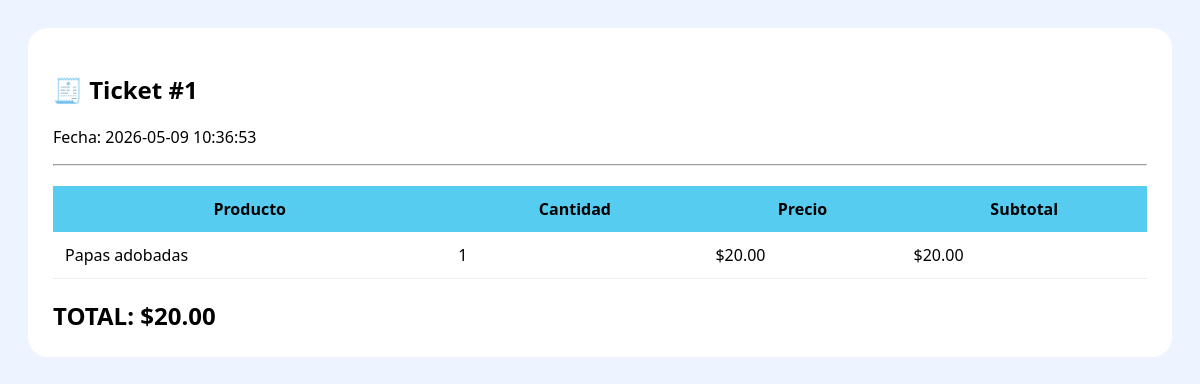
Page /ventas/detalle_ticket.php?id=1 on the committed database.
### tables this page shows
CREATE TABLE `ventas` (
  `id` int(11) NOT NULL,
  `fecha` datetime DEFAULT current_timestamp(),
  `total` decimal(10,2) DEFAULT NULL,
  `recibido` decimal(10,2) DEFAULT 0.00,
  `cambio` decimal(10,2) DEFAULT 0.00,
  `usuario_id` int(11) DEFAULT NULL,
  `metodo_pago` varchar(50) DEFAULT 'efectivo'
);

CREATE TABLE `detalle_venta` (
  `id` int(11) NOT NULL,
  `venta_id` int(11) DEFAULT NULL,
  `producto_id` int(11) DEFAULT NULL,
  `cantidad` int(11) DEFAULT NULL,
  `precio` decimal(10,2) DEFAULT NULL,
  `subtotal` decimal(10,2) DEFAULT NULL
);

CREATE TABLE `productos` (
  `id` int(11) NOT NULL,
  `codigo_barras` varchar(50) DEFAULT NULL,
  `nombre` varchar(150) NOT NULL,
  `descripcion` text DEFAULT NULL,
  `precio_compra` decimal(10,2) DEFAULT NULL,
  `precio_venta` decimal(10,2) DEFAULT NULL,
  `stock` int(11) DEFAULT 0,
  `categoria_id` int(11) DEFAULT NULL
);

### ventas/detalle_ticket.php (the view, shortened to what this page needs)
<?php
include("../config/db.php");
$id = $_GET['id'];
$venta = $conexion->prepare("
SELECT *
FROM ventas
WHERE id = ?
");
$venta->execute([$id]);
$venta = $venta->fetch();
$detalle = $conexion->prepare("
SELECT
    detalle_venta.*,
    productos.nombre
FROM detalle_venta
INNER JOIN productos
ON detalle_venta.producto_id = productos.id
WHERE venta_id = ?
");
$detalle->execute([$id]);
$productos = $detalle->fetchAll();
?>
<!DOCTYPE html>
<html lang="es">
<head>
</head>
<body>
<div class="card">
<h2>
🧾 Ticket #<?php echo $venta['id']; ?>
</h2>
<p>
Fecha:
<?php echo $venta['fecha']; ?>
</p>
<hr>
<table>
<thead>
<tr>
    <th>Producto</th>
    <th>Cantidad</th>
    <th>Precio</th>
    <th>Subtotal</th>
</tr>
</thead>
<tbody>
<?php foreach($productos as $p): ?>
<tr>
<td>
    <?php echo $p['nombre']; ?>
</td>
<td>
    <?php echo $p['cantidad']; ?>
</td>
<td>
    $<?php echo number_format($p['precio'],2); ?>
</td>
<td>
    $<?php echo number_format($p['subtotal'],2); ?>
</td>
</tr>
<?php endforeach; ?>
</tbody>
</table>
<div class="total">
TOTAL:
$<?php echo number_format($venta['total'],2); ?>
</div>
</div>
</body>
</html>

### ventas/detalle_ticket.php (style rules this page uses)
body { font-family:'Segoe UI'; background:#eef4ff; padding:20px; }
.card { background:white; padding:25px; border-radius:20px; }
table { width:100%; border-collapse:collapse; margin-top:20px; }
table th { background:#55ccf0; padding:12px; }
table td { padding:12px; border-bottom:1px solid #eee; }
.total { margin-top:20px; font-size:24px; font-weight:bold; }

### rows in the picture
ventas: id "1", fecha "2026-05-09 10:36:53", total "20.00"
detalle_venta: producto.nombre "Papas adobadas", cantidad "1", precio "20.00", subtotal "20.00"
